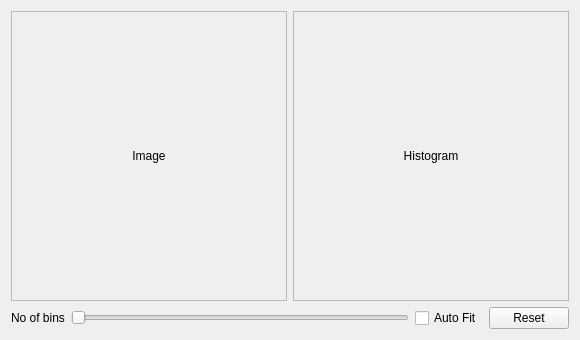
<?xml version="1.0" encoding="UTF-8"?>
<ui version="4.0">
 <class>BackProjection</class>
 <widget class="QWidget" name="BackProjection">
  <property name="windowModality">
   <enum>Qt::ApplicationModal</enum>
  </property>
  <property name="geometry">
   <rect>
    <x>0</x>
    <y>0</y>
    <width>580</width>
    <height>340</height>
   </rect>
  </property>
  <property name="windowTitle">
   <string>Back Projection</string>
  </property>
  <layout class="QGridLayout" name="gridLayout_3">
   <item row="0" column="0">
    <widget class="QScrollArea" name="imageScrollArea">
     <property name="widgetResizable">
      <bool>true</bool>
     </property>
     <widget class="QWidget" name="scrollAreaWidgetContents">
      <property name="geometry">
       <rect>
        <x>0</x>
        <y>0</y>
        <width>276</width>
        <height>288</height>
       </rect>
      </property>
      <layout class="QGridLayout" name="gridLayout">
       <item row="0" column="0">
        <widget class="QLabel" name="image">
         <property name="text">
          <string>Image</string>
         </property>
         <property name="alignment">
          <set>Qt::AlignCenter</set>
         </property>
        </widget>
       </item>
      </layout>
     </widget>
    </widget>
   </item>
   <item row="0" column="1">
    <widget class="QScrollArea" name="histogramScrollArea">
     <property name="widgetResizable">
      <bool>true</bool>
     </property>
     <widget class="QWidget" name="scrollAreaWidgetContents_2">
      <property name="geometry">
       <rect>
        <x>0</x>
        <y>0</y>
        <width>276</width>
        <height>288</height>
       </rect>
      </property>
      <layout class="QGridLayout" name="gridLayout_2">
       <item row="0" column="0">
        <widget class="QLabel" name="histogram">
         <property name="text">
          <string>Histogram</string>
         </property>
         <property name="alignment">
          <set>Qt::AlignCenter</set>
         </property>
        </widget>
       </item>
      </layout>
     </widget>
    </widget>
   </item>
   <item row="1" column="0" colspan="2">
    <layout class="QHBoxLayout" name="horizontalLayout_2">
     <item>
      <layout class="QHBoxLayout" name="horizontalLayout">
       <item>
        <widget class="QLabel" name="noOfBins">
         <property name="text">
          <string>No of bins</string>
         </property>
        </widget>
       </item>
       <item>
        <widget class="QSlider" name="binSlider">
         <property name="minimum">
          <number>1</number>
         </property>
         <property name="maximum">
          <number>50</number>
         </property>
         <property name="orientation">
          <enum>Qt::Horizontal</enum>
         </property>
        </widget>
       </item>
      </layout>
     </item>
     <item>
      <widget class="QCheckBox" name="autoFitCheckBox">
       <property name="text">
        <string>Auto Fit</string>
       </property>
      </widget>
     </item>
     <item>
      <widget class="QPushButton" name="resetButton">
       <property name="text">
        <string>Reset</string>
       </property>
      </widget>
     </item>
    </layout>
   </item>
  </layout>
 </widget>
 <resources/>
 <connections/>
</ui>
